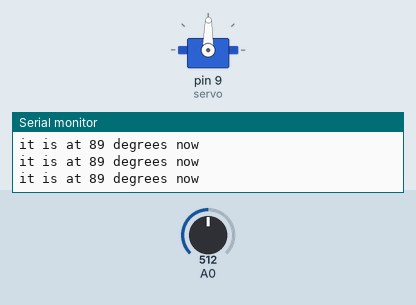
Simulated run of this sketch. Board: Arduino Uno, built with avr-gcc and run on an emulated ATmega328P. On the bench: servo, the last lines printed to the serial monitor. The test bench sets the inputs (shaded band); at power-on: A0 = 512.

Above: at 1.2 s.
1.3 s: A0 set to 716
At 2.4 s:
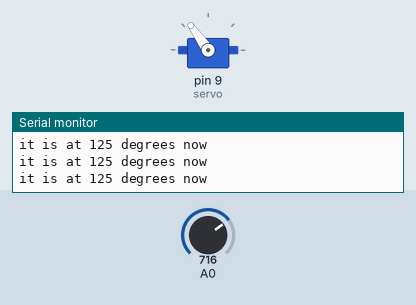
2.8 s: A0 set to 900
At 3.8 s:
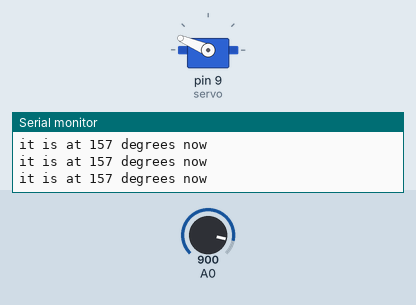
4.3 s: A0 set to 1023
At 5.2 s:
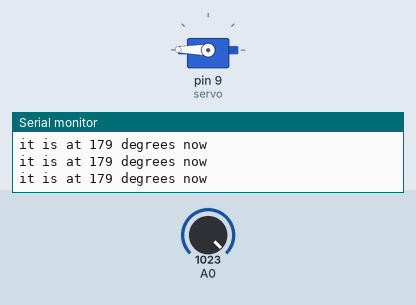
5.8 s: A0 set to 306
At 6.7 s:
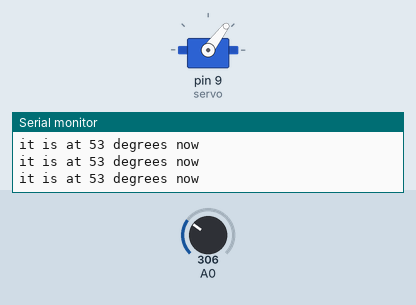
7.3 s: A0 set to 122
At 8.1 s:
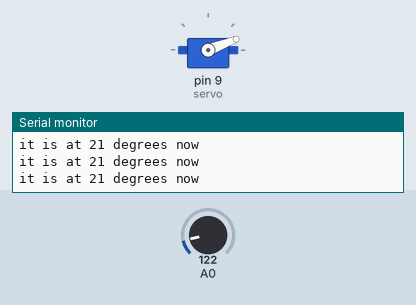
8.8 s: A0 set to 511
At 9.5 s:
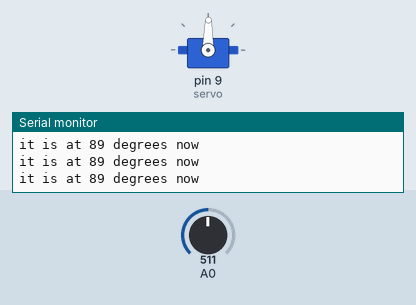
Timing chart, 0 to 11.3 s (numbered marks = the images above; inputs shaded):
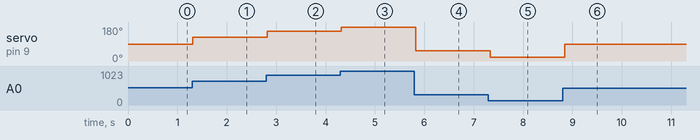

Measured:
- after the input at 1.3 s, servo on pin 9 (servo): 89° → 125° at once
- after the input at 2.8 s, servo on pin 9 (servo): 125° → 157° at once
- after the input at 4.3 s, servo on pin 9 (servo): 157° → 179° at once
- after the input at 5.8 s, servo on pin 9 (servo): 179° → 53° at once
- after the input at 7.3 s, servo on pin 9 (servo): 53° → 21° at once
- after the input at 8.8 s, servo on pin 9 (servo): 21° → 89° after 0.05 s

The sketch:

servo_controlled_by_pot.ino
```cpp
#include <Servo.h>;

//hook up servo-yellow to pin 9
//hook up servo-red to +V5
//hook up servo-brown to GND
//serial read optional
//POT-midle to A0, left to +5v right to GND...or whatever

Servo servo;

void setup() {

  Serial.begin(9600);
  servo.attach(9);
}

void loop ()
{
  // read the input on analog pin 0:
  int ana = analogRead(A0);
  int degree = ana * 0.175 ;
  servo.write(degree);
  Serial.print("it is at ");
  Serial.print(degree);
  Serial.println(" degrees now");
  delay(100);
}
```
